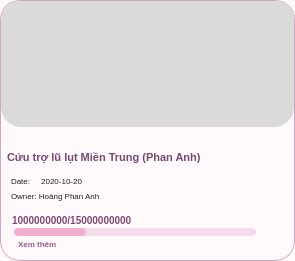
     <widget class="QFrame" name="card4">
      <property name="geometry">
       <rect>
        <x>644</x>
        <y>472</y>
        <width>295</width>
        <height>261</height>
       </rect>
      </property>
      <property name="styleSheet">
       <string notr="true">QFrame{
    background:#FFF9FC;
    border:1px solid #D0A8BD;
    border-radius:20px;
}</string>
      </property>
      <widget class="QLabel" name="card4Image">
       <property name="geometry">
        <rect>
         <x>1</x>
         <y>1</y>
         <width>293</width>
         <height>126</height>
        </rect>
       </property>
       <property name="styleSheet">
        <string notr="true">QLabel{
    background:#DADADA;
    border:none;
    border-top-left-radius:19px;
    border-top-right-radius:19px;
}</string>
       </property>
       <property name="pixmap">
        <pixmap>campaign33</pixmap>
       </property>
       <property name="scaledContents">
        <bool>true</bool>
       </property>
      </widget>
      <widget class="QLabel" name="card4Title">
       <property name="geometry">
        <rect>
         <x>7</x>
         <y>136</y>
         <width>279</width>
         <height>42</height>
        </rect>
       </property>
       <property name="styleSheet">
        <string notr="true">QLabel{
    color:#78496F;
    font-size:11px;
    font-weight:800;
    background:transparent;
    border:none;
}</string>
       </property>
       <property name="text">
        <string>Cứu trợ lũ lụt Miền Trung (Phan Anh)</string>
       </property>
       <property name="wordWrap">
        <bool>true</bool>
       </property>
      </widget>
      <widget class="QLabel" name="card4Date">
       <property name="geometry">
        <rect>
         <x>11</x>
         <y>173</y>
         <width>170</width>
         <height>16</height>
        </rect>
       </property>
       <property name="styleSheet">
        <string notr="true">QLabel{
    color:#222;
    font-size:8px;
    background:transparent;
    border:none;
}</string>
       </property>
       <property name="text">
        <string>Date:     2020-10-20</string>
       </property>
      </widget>
      <widget class="QLabel" name="card4Owner">
       <property name="geometry">
        <rect>
         <x>11</x>
         <y>188</y>
         <width>180</width>
         <height>16</height>
        </rect>
       </property>
       <property name="styleSheet">
        <string notr="true">QLabel{
    color:#222;
    font-size:8px;
    background:transparent;
    border:none;
}</string>
       </property>
       <property name="text">
        <string>Owner: Hoàng Phan Anh</string>
       </property>
      </widget>
      <widget class="QLabel" name="card4Money">
       <property name="geometry">
        <rect>
         <x>12</x>
         <y>210</y>
         <width>220</width>
         <height>20</height>
        </rect>
       </property>
       <property name="styleSheet">
        <string notr="true">QLabel{
    color:#7C4A73;
    font-size:10px;
    font-weight:900;
    background:transparent;
    border:none;
}</string>
       </property>
       <property name="text">
        <string>1000000000/15000000000</string>
       </property>
      </widget>
      <widget class="QProgressBar" name="card4Progress">
       <property name="geometry">
        <rect>
         <x>14</x>
         <y>228</y>
         <width>242</width>
         <height>8</height>
        </rect>
       </property>
       <property name="styleSheet">
        <string notr="true">QProgressBar{
    background:#F6DCE8;
    border:none;
    border-radius:4px;
}
QProgressBar::chunk{
    background:#F2AED0;
    border-radius:4px;
}</string>
       </property>
       <property name="value">
        <number>30</number>
       </property>
       <property name="textVisible">
        <bool>false</bool>
       </property>
      </widget>
      <widget class="QLabel" name="card4More">
       <property name="geometry">
        <rect>
         <x>18</x>
         <y>236</y>
         <width>70</width>
         <height>16</height>
        </rect>
       </property>
       <property name="styleSheet">
        <string notr="true">QLabel{
    color:#9A5C8B;
    font-size:8px;
    font-weight:700;
    background:transparent;
    border:none;
}</string>
       </property>
       <property name="text">
        <string>Xem thêm</string>
       </property>
      </widget>
     </widget>
